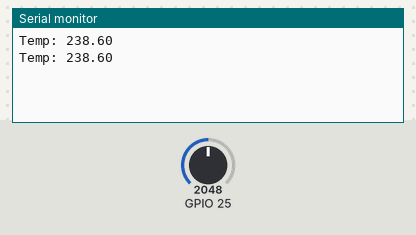
Recording of a sketch running on a simulated ESP32. Parts: the last lines printed to the serial monitor. Inputs (shaded band) come from the test bench; at power-on: GPIO 25 = 2048.

Above: at 1.8 s.
1.9 s: GPIO 25 set to 2866
At 2.6 s:
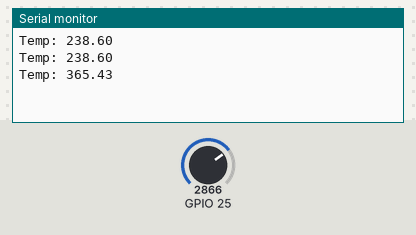
3.4 s: GPIO 25 set to 3603
At 4.8 s:
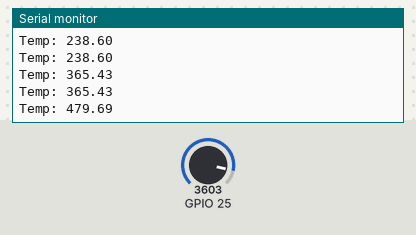
Timing chart, 0 to 6.4 s (numbered marks = the images above; inputs shaded):
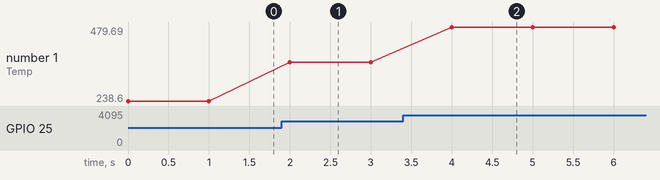

Measured:
- after the input at 1.9 s, the serial monitor: prints a new line after 0.10 s (image 1)
- after the input at 3.4 s, the serial monitor: prints a new line after 0.60 s (image 2)
- plotted number 1: 238.6 → 365.43 after the input at 1.9 s, 365.43 → 479.69 after the input at 3.4 s

The sketch:

DS600_Temp.ino
```cpp
void setup() {
  Serial.begin(115200);
}

void loop() {
  int reading = analogRead(25);
  float Temp   = (reading - 509)/6.45 ;
  Serial.print("Temp: ");
  Serial.println(Temp);
  delay(1000);
}
```
